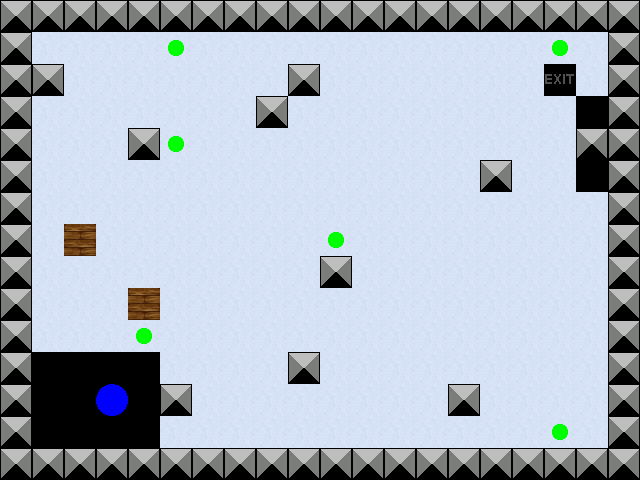

The image is a tile-based game level rendered from a .tmx file. Its description and complete source (layers, tilesets, objects, tile grids) follow:
An orthogonal 20x15 tile map with 32x32 px tiles, 4 tile layers (Layer 0, Layer 1, Layer 2, Layer 3), 4 tilesets.

<map version="1.0" orientation="orthogonal" width="20" height="15" tilewidth="32" tileheight="32">
 <properties>
  <property name="Title" value="Level 5" />
  <property name="Description" value="The first level ever!" />
 </properties>
 <tileset firstgid="1" name="Layer0" tilewidth="32" tileheight="32">
  <image source="Layer0.png" width="192" height="64" />
 </tileset>
 <tileset firstgid="13" name="Layer1" tilewidth="32" tileheight="32">
  <image source="Layer1.png" width="64" height="32" />
 </tileset>
 <tileset firstgid="15" name="Layer2" tilewidth="32" tileheight="32">
  <image source="Layer2.png" width="32" height="32" />
 </tileset>
 <tileset firstgid="16" name="Layer3" tilewidth="32" tileheight="32">
  <image source="Layer3.png" width="64" height="32" />
 </tileset>
 <layer name="Layer 0" width="20" height="15">
  <data encoding="csv">
2,2,2,2,2,2,2,2,2,2,2,2,2,2,2,2,2,2,2,2,
2,3,3,3,3,3,3,3,3,3,3,3,3,3,3,3,3,3,3,2,
2,2,3,3,3,3,3,3,3,2,3,3,3,3,3,3,3,1,3,2,
2,3,3,3,3,3,3,3,2,3,3,3,3,3,3,3,3,3,4,2,
2,3,3,3,2,3,3,3,3,3,3,3,3,3,3,3,3,3,2,2,
2,3,3,3,3,3,3,3,3,3,3,3,3,3,3,2,3,3,4,2,
2,3,3,3,3,3,3,3,3,3,3,3,3,3,3,3,3,3,3,2,
2,3,2,3,3,3,3,3,3,3,3,3,3,3,3,3,3,3,3,2,
2,3,3,3,3,3,3,3,3,3,2,3,3,3,3,3,3,3,3,2,
2,3,3,3,2,3,3,3,3,3,3,3,3,3,3,3,3,3,3,2,
2,3,3,3,3,3,3,3,3,3,3,3,3,3,3,3,3,3,3,2,
2,4,0,0,0,3,3,3,3,2,3,3,3,3,3,3,3,3,3,2,
2,0,0,0,0,2,3,3,3,3,3,3,3,3,2,3,3,3,3,2,
2,0,0,0,4,3,3,3,3,3,3,3,3,3,3,3,3,3,3,2,
2,2,2,2,2,2,2,2,2,2,2,2,2,2,2,2,2,2,2,2
</data>
 </layer>
 <layer name="Layer 1" width="20" height="15">
  <data encoding="csv">
0,0,0,0,0,0,0,0,0,0,0,0,0,0,0,0,0,0,0,0,
0,0,0,0,0,0,0,0,0,0,0,0,0,0,0,0,0,0,0,0,
0,0,0,0,0,0,0,0,0,0,0,0,0,0,0,0,0,0,0,0,
0,0,0,0,0,0,0,0,0,0,0,0,0,0,0,0,0,0,0,0,
0,0,0,0,0,0,0,0,0,0,0,0,0,0,0,0,0,0,0,0,
0,0,0,0,0,0,0,0,0,0,0,0,0,0,0,0,0,0,0,0,
0,0,0,0,0,0,0,0,0,0,0,0,0,0,0,0,0,0,0,0,
0,0,13,0,0,0,0,0,0,0,0,0,0,0,0,0,0,0,0,0,
0,0,0,0,0,0,0,0,0,0,0,0,0,0,0,0,0,0,0,0,
0,0,0,0,13,0,0,0,0,0,0,0,0,0,0,0,0,0,0,0,
0,0,0,0,0,0,0,0,0,0,0,0,0,0,0,0,0,0,0,0,
0,0,0,0,0,0,0,0,0,0,0,0,0,0,0,0,0,0,0,0,
0,0,0,0,0,0,0,0,0,0,0,0,0,0,0,0,0,0,0,0,
0,0,0,0,0,0,0,0,0,0,0,0,0,0,0,0,0,0,0,0,
0,0,0,0,0,0,0,0,0,0,0,0,0,0,0,0,0,0,0,0
</data>
 </layer>
 <layer name="Layer 2" width="20" height="15">
  <data encoding="csv">
0,0,0,0,0,0,0,0,0,0,0,0,0,0,0,0,0,0,0,0,
0,0,0,0,0,0,0,0,0,0,0,0,0,0,0,0,0,0,0,0,
0,0,0,0,0,0,0,0,0,0,0,0,0,0,0,0,0,0,0,0,
0,0,0,0,0,0,0,0,0,0,0,0,0,0,0,0,0,0,0,0,
0,0,0,0,0,0,0,0,0,0,0,0,0,0,0,0,0,0,0,0,
0,0,0,0,0,0,0,0,0,0,0,0,0,0,0,0,0,0,0,0,
0,0,0,0,0,0,0,0,0,0,0,0,0,0,0,0,0,0,0,0,
0,0,0,0,0,0,0,0,0,0,0,0,0,0,0,0,0,0,0,0,
0,0,0,0,0,0,0,0,0,0,0,0,0,0,0,0,0,0,0,0,
0,0,0,0,0,0,0,0,0,0,0,0,0,0,0,0,0,0,0,0,
0,0,0,0,0,0,0,0,0,0,0,0,0,0,0,0,0,0,0,0,
0,0,0,0,0,0,0,0,0,0,0,0,0,0,0,0,0,0,0,0,
0,0,0,0,0,0,0,0,0,0,0,0,0,0,0,0,0,0,0,0,
0,0,0,0,0,0,0,0,0,0,0,0,0,0,0,0,0,0,0,0,
0,0,0,0,0,0,0,0,0,0,0,0,0,0,0,0,0,0,0,0
</data>
 </layer>
 <layer name="Layer 3" width="20" height="15">
  <data encoding="csv">
0,0,0,0,0,0,0,0,0,0,0,0,0,0,0,0,0,0,0,0,
0,0,0,0,0,17,0,0,0,0,0,0,0,0,0,0,0,17,0,0,
0,0,0,0,0,0,0,0,0,0,0,0,0,0,0,0,0,0,0,0,
0,0,0,0,0,0,0,0,0,0,0,0,0,0,0,0,0,0,0,0,
0,0,0,0,0,17,0,0,0,0,0,0,0,0,0,0,0,0,0,0,
0,0,0,0,0,0,0,0,0,0,0,0,0,0,0,0,0,0,0,0,
0,0,0,0,0,0,0,0,0,0,0,0,0,0,0,0,0,0,0,0,
0,0,0,0,0,0,0,0,0,0,17,0,0,0,0,0,0,0,0,0,
0,0,0,0,0,0,0,0,0,0,0,0,0,0,0,0,0,0,0,0,
0,0,0,0,0,0,0,0,0,0,0,0,0,0,0,0,0,0,0,0,
0,0,0,0,17,0,0,0,0,0,0,0,0,0,0,0,0,0,0,0,
0,0,0,0,0,0,0,0,0,0,0,0,0,0,0,0,0,0,0,0,
0,0,0,16,0,0,0,0,0,0,0,0,0,0,0,0,0,0,0,0,
0,0,0,0,0,0,0,0,0,0,0,0,0,0,0,0,0,17,0,0,
0,0,0,0,0,0,0,0,0,0,0,0,0,0,0,0,0,0,0,0
</data>
 </layer>
</map>
